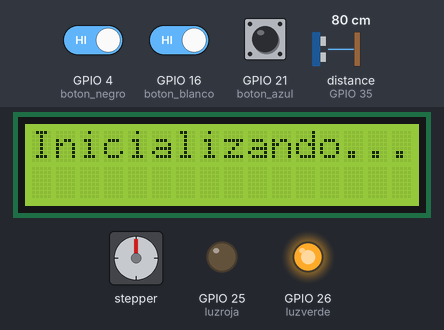
A program run on a simulated ESP32 board running MicroPython. Shown: 16×2 character LCD, stepper motor, output pins drawn as LEDs (lit = HIGH). Inputs (shaded band) come from the test bench; at power-on: GPIO 4 (boton_negro) HIGH, GPIO 16 (boton_blanco) HIGH, GPIO 21 (boton_azul) HIGH, distance to the obstacle (sensor on GPIO 35) 80 cm. The echo pulse lasts 58.3 µs per cm; the stepper is drawn at 2048 steps a turn; library files of the repository ran but are not shown: lcd_api.py, i2c_lcd.py; pins used as bus, display or sensor lines are not drawn; what the program prints to the serial console is not drawn.

Above: at 0.4 s.
At 5.27 s:
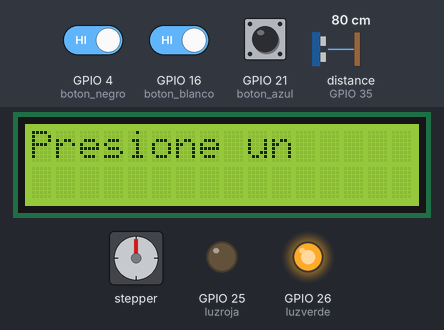
5.7 s: GPIO 4 (boton_negro) driven LOW and GPIO 16 (boton_blanco) driven LOW
At 7.2 s:
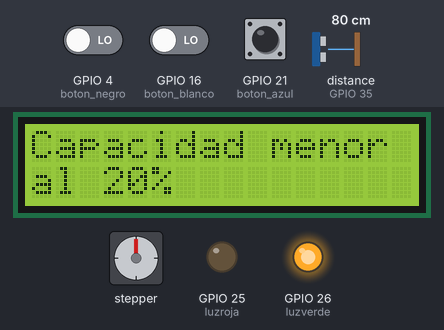
At 11.93 s:
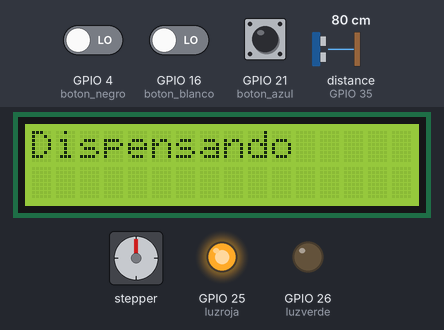
Timing chart, 0 to 25.6 s (numbered marks = the images above; inputs shaded):
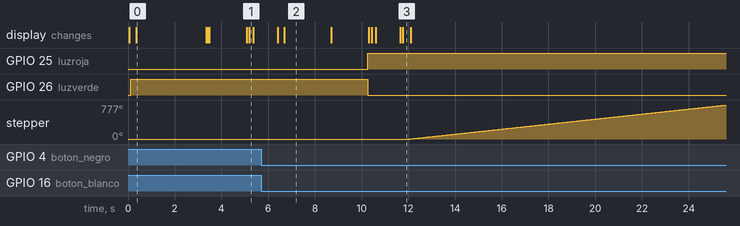

Measured:
- after the input at 5.7 s, stepper: keeps turning clockwise at about 57°/s, starting after 6.4 s
- what the display in image 0 shows lasts 3.1 s, from 0.3 s to 3.4 s
- what the display in image 2 shows lasts 2.0 s, from 6.7 s to 8.7 s

The program:

main.py
```python
import time
from machine import Pin, SoftI2C, time_pulse_us
from stepper import Stepper
from lcd_api import LcdApi
from i2c_lcd import I2cLcd

def measure_distance():
    # Send a trigger pulse
    TRIGGER_PIN.value(1)
    time.sleep(0.1)  # Wait for 10 microseconds
    TRIGGER_PIN.value(0)

    # Measure the duration of the echo pulse
    duration = time_pulse_us(ECHO_PIN, 1, 30000)  # Wait for up to 30 milliseconds

    # Calculate distance based on the duration of the echo pulse
    distance_cm = duration / 58  # Divide by 58 to convert duration to distance in centimeters
    return distance_cm


def measure_distance_avg(num_measurements):
    distances = []
    for i in range(num_measurements):
        distance_cm = measure_distance()
        distances.append(distance_cm)
        time.sleep(0.05)
    avg_distance = sum(distances) / len(distances)
    return avg_distance

TRIGGER_PIN = Pin(32, mode=Pin.OUT)
ECHO_PIN = Pin(35, mode=Pin.IN)

boton_azul= Pin(21, Pin.IN, Pin.PULL_UP)
boton_negro=Pin(4, Pin.IN, Pin.PULL_UP)
boton_blanco=Pin(16, Pin.IN, Pin.PULL_UP)


I2C_ADDR = 0x27
totalRows = 2
totalColumns = 16
i2c = SoftI2C(scl=Pin(22), sda=Pin(17), freq=10000) #I2C for ESP32
lcd = I2cLcd(i2c, I2C_ADDR, totalRows, totalColumns)


IN1 = Pin(13,Pin.OUT)
IN2 = Pin(14,Pin.OUT)
IN3 = Pin(27,Pin.OUT)
IN4 = Pin(33,Pin.OUT)

# Define the number of steps per revolution
# Divide the degrees per step by 360 to get the steps
stepsPerRevolution = 2048

# Create a new Stepper object
stepperName = Stepper(stepsPerRevolution, IN1, IN2, IN3, IN4)

# Set the RPM of the stepper motor
stepperName.setRPM(10)

bul=True
bul1=True
luzbul=True

luzroja = Pin(25, Pin.OUT)
luzverde = Pin(26, Pin.OUT)

while True:
    distance = measure_distance_avg(10)

    if luzbul == False:
        luzverde.value(0)
        luzroja.value(1)
    else:
        luzverde.value(1)
        luzroja.value(0)


    if bul1 == True:
        lcd.putstr("Presione un     boton")
        bul1 = False

    if boton_azul.value() == 0:
        lcd.clear()
        time.sleep(1)
        lcd.putstr("Dispensando     Mani ...")
        stepperName.step(stepsPerRevolution)
        lcd.clear()
        bul = True
        bul1= True

    elif boton_negro.value() == 0:
        lcd.clear()
        time.sleep(1)
        lcd.putstr("Dispensando     Almendras ...")
        stepperName.step(stepsPerRevolution)
        lcd.clear()
        bul = True
        bul1 = True

    elif boton_blanco.value() == 0:
        lcd.clear()
        time.sleep(1)
        lcd.putstr("Dispensando     Nueces ...")
        stepperName.step(stepsPerRevolution)
        lcd.clear()
        bul = True
        bul1 = True

    if distance > 12.8 and bul == True:
        lcd.clear()
        time.sleep(1)
        lcd.putstr("Capacidad menor al 20%")
        time.sleep(2)
        lcd.clear()
        bul = False
        bul1 = True
        luzbul = False


    """
    time.sleep(1.5)
    motor.move(90) # tourne le servo à 90°
    time.sleep(1.5)
    motor.move(0) # tourne le servo à 180°
    time.sleep(1.5)
    motor.move(180) # tourne le servo à 90°
    time.sleep(1.5)
    motor.move(0) # tourne le servo à 0°
    time.sleep(3)

    led1.value(1)
    time.sleep(1)
    led1.value(0)
    time.sleep(1)
    led1.value(1)
    time.sleep(1)
    led1.value(0)

    from machine import Pin
    from time import sleep
    from stepper import Stepper

    IN1 = Pin(13,Pin.OUT)
    IN2 = Pin(14,Pin.OUT)
    IN3 = Pin(27,Pin.OUT)
    IN4 = Pin(33,Pin.OUT)


    # Define the number of steps per revolution
    # Divide the degrees per step by 360 to get the steps
    stepsPerRevolution = 2048

    # Create a new Stepper object
    stepperName = Stepper(stepsPerRevolution, IN1, IN2, IN3, IN4)

    # Set the RPM of the stepper motor
    stepperName.setRPM(10)


    while True:
        # This should make the stepper do a full 360 degrees
        stepperName.step(stepsPerRevolution)
        sleep(2)
    """
    
```

stepper.py
```python
from machine import Pin
from time import sleep
class Stepper:
    def __init__(self, steps, pin1, pin2, pin3, pin4):
        self.steps = steps
        self.pin1 = pin1
        self.pin2 = pin2
        self.pin3 = pin3
        self.pin4 = pin4
        self.current_step = 0

        # Set all pins as output
        self.pin1.init(Pin.OUT)
        self.pin2.init(Pin.OUT)
        self.pin3.init(Pin.OUT)
        self.pin4.init(Pin.OUT)

        # Define the sequence of steps
        self.sequence = [
            [1, 0, 0, 1],
            [1, 0, 0, 0],
            [1, 1, 0, 0],
            [0, 1, 0, 0],
            [0, 1, 1, 0],
            [0, 0, 1, 0],
            [0, 0, 1, 1],
            [0, 0, 0, 1]
        ]

    def setRPM(self, rpm):
        self.delay = 60 / (self.steps * rpm*2)
        print(self.steps * rpm)

    def step(self, steps):
        for i in range(steps):
            for step in self.sequence:
                self.pin1.value(step[0])
                self.pin2.value(step[1])
                self.pin3.value(step[2])
                self.pin4.value(step[3])
                self.current_step += 1
                sleep(self.delay)
                if self.current_step == self.steps:
                    self.current_step = 0
                    break
```

boot.py
```python
# boot.py -- run on boot-up
from machine import Pin, SoftI2C
from stepper import Stepper
from lcd_api import LcdApi
from i2c_lcd import I2cLcd
import time

I2C_ADDR = 0x27
totalRows = 2
totalColumns = 16
i2c = SoftI2C(scl=Pin(22), sda=Pin(17), freq=10000) #I2C for ESP32
lcd = I2cLcd(i2c, I2C_ADDR, totalRows, totalColumns)
luzverde = Pin(26, Pin.OUT)

luzverde.value(1)
lcd.putstr("Inicializando...")
time.sleep(3)
lcd.clear()
```
